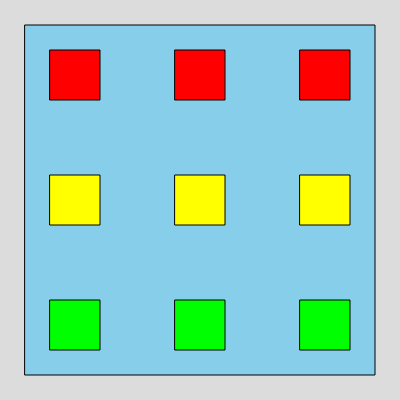
Frame 1 (no input)
Frame 60 (no input): identical to frame 1, image omitted
Frame 120 (the mouse pressed at the canvas centre since frame 60): identical to frame 1, image omitted

The p5.js sketch that drew this single still picture (run headless with seeded random() and noise() and a simulated clock; from frame 60 on, the mouse is pressed at the canvas centre):

// p5.js sketch
// ── sketch.js
function setup() {
  createCanvas(400, 400);
}

function draw() {
  background(220);
  
  fill(135, 206, 235)
  square(25,25,350)
  
  fill(255,0,0)
  square(50,50,50);
  square(175,50,50);
  square(300,50,50);
  
  fill(255,255,0)
  square(50,175,50);
  square(175,175,50);
  square(300,175,50);
  
  fill(0,255,0)
  square(50,300,50);
  square(175,300,50);
  square(300,300,50);
  
}
